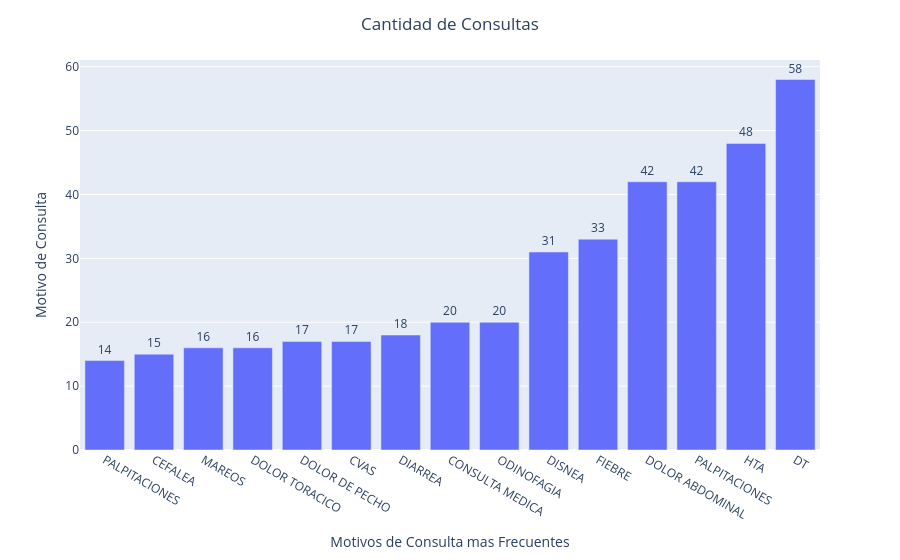

The notebook cell saved with this chart:
### Code cell
df = top_consultas_fecha(desde = None, hasta=None,
             top = 15, order = 'asc',
             nombre_y_apellido = None, motivo_de_consulta = None,
             box = None, triage = None,
             medico = None, enfermero = None,
             alta = None, aislado = None)

grafico_barras(df = df, 
               p_x='MOTIVO DE CONSULTA', p_y='CANTIDAD DE CONSULTAS', 
               title='Cantidad de Consultas', x_title='Motivos de Consulta mas Frecuentes', y_title='Motivo de Consulta', 
               media=False)

### Figure 1 — Plotly figure (JSON) as saved in the notebook; plotly's stock layout.template omitted (floating-point values rounded to 4 significant figures)
{"data": [{"alignmentgroup": "True", "hovertemplate": "MOTIVO DE CONSULTA=%{x}<br>CANTIDAD DE CONSULTAS=%{y}<extra></extra>", "legendgroup": "", "marker": {"color": "#636efa", "pattern": {"shape": ""}}, "name": "", "offsetgroup": "", "orientation": "v", "showlegend": false, "textposition": "outside", "texttemplate": "%{y}", "type": "bar", "x": ["PALPITACIONES ", "CEFALEA", "MAREOS", "DOLOR TORACICO", "DOLOR DE PECHO", "CVAS", "DIARREA", "CONSULTA MEDICA", "ODINOFAGIA", "DISNEA", "FIEBRE", "DOLOR ABDOMINAL", "PALPITACIONES", "HTA", "DT"], "xaxis": "x", "y": [14, 15, 16, 16, 17, 17, 18, 20, 20, 31, 33, 42, 42, 48, 58], "yaxis": "y"}], "layout": {"barmode": "group", "legend": {"tracegroupgap": 0}, "margin": {"t": 60}, "title": {"text": "Cantidad de Consultas", "x": 0.5}, "xaxis": {"anchor": "y", "domain": [0, 1], "title": {"text": "Motivos de Consulta mas Frecuentes"}}, "yaxis": {"anchor": "x", "domain": [0, 1], "title": {"text": "Motivo de Consulta"}}}}
